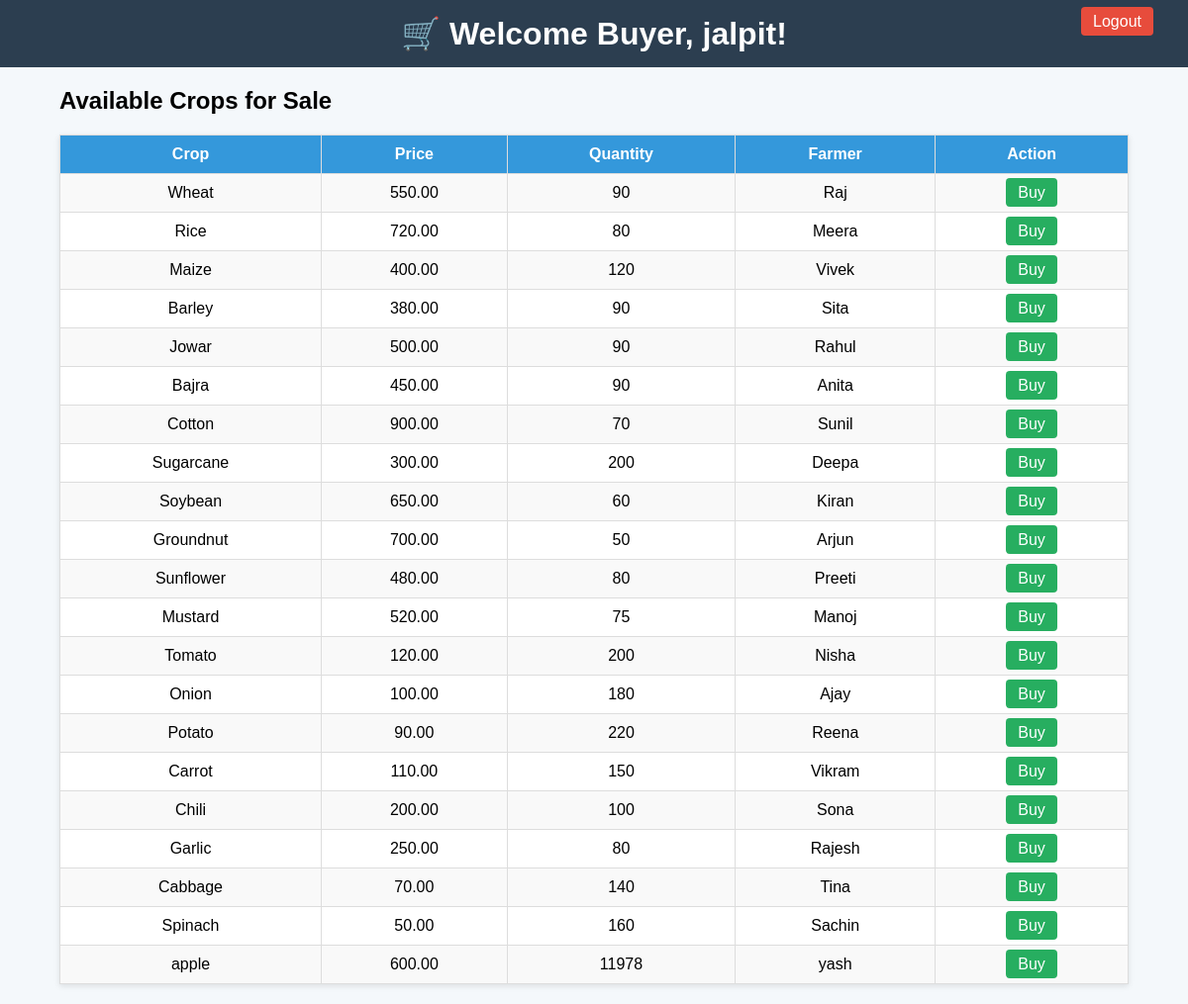
Page /buyer.php (signed in) on the committed database.
### tables this page shows
CREATE TABLE `crops` (
  `id` int(11) NOT NULL,
  `farmer_username` varchar(50) NOT NULL,
  `crop_name` varchar(100) NOT NULL,
  `price` decimal(10,2) NOT NULL,
  `quantity` int(11) NOT NULL,
  `status` enum('available','sold') DEFAULT 'available',
  `created_at` timestamp NOT NULL DEFAULT current_timestamp()
);

### buyer.php (the view, shortened to what this page needs)
<?php
include("db.php");
?>
<!DOCTYPE html>
<html lang="en">
<head>
</head>
<body>
<header>
  <h1>🛒 Welcome Buyer, <?php echo $_SESSION['username']; ?>!</h1>
  <div class="logout"><a href="logout.php">Logout</a></div>
</header>
<div class="container">
  <h2>Available Crops for Sale</h2>
  <table>
    <tr>
      <th>Crop</th>
      <th>Price</th>
      <th>Quantity</th>
      <th>Farmer</th>
      <th>Action</th>
    </tr>
    <?php
    $sql = "SELECT * FROM crops WHERE status='available'";
    $result = $conn->query($sql);
    if ($result->num_rows > 0) {
        while ($row = $result->fetch_assoc()) {
            echo "<tr>
                    <td>".$row['crop_name']."</td>
                    <td>".$row['price']."</td>
                    <td>".$row['quantity']."</td>
                    <td>".$row['farmer_username']."</td>
                    <td><a class='buy-btn' href='buy_crop.php?id=".$row['id']."'>Buy</a></td>
                  </tr>";
        }
    } else {
        echo "<tr><td colspan='5'>No crops available right now.</td></tr>";
    }
    ?>
  </table>
</div>
</body>
</html>

### buyer.php (style rules this page uses)
body { font-family: Arial, sans-serif; background: #f4f8fb; margin: 0; padding: 0; }
header { background: #2c3e50; color: white; padding: 15px; text-align: center; }
h1 { margin: 0; }
.container { width: 90%; margin: 20px auto; }
table { width: 100%; border-collapse: collapse; background: white; box-shadow: 0 2px 6px rgba(0,0,0,0.1); }
th, td { border: 1px solid #ddd; padding: 10px; text-align: center; }
th { background: #3498db; color: white; }
tr:nth-child(even) { background: #f9f9f9; }
a.buy-btn { padding: 6px 12px; background: #27ae60; color: white; text-decoration: none; border-radius: 4px; }
.logout { float: right; margin-top: -40px; margin-right: 20px; }
.logout a { background: #e74c3c; color: white; padding: 6px 12px; text-decoration: none; border-radius: 4px; }

### rows in the picture
crops: crop_name "Wheat", price "550.00", quantity "90", farmer_username "Raj"
crops: crop_name "Rice", price "720.00", quantity "80", farmer_username "Meera"
crops: crop_name "Maize", price "400.00", quantity "120", farmer_username "Vivek"
crops: crop_name "Barley", price "380.00", quantity "90", farmer_username "Sita"
crops: crop_name "Jowar", price "500.00", quantity "90", farmer_username "Rahul"
crops: crop_name "Bajra", price "450.00", quantity "90", farmer_username "Anita"
crops: crop_name "Cotton", price "900.00", quantity "70", farmer_username "Sunil"
crops: crop_name "Sugarcane", price "300.00", quantity "200", farmer_username "Deepa"
crops: crop_name "Soybean", price "650.00", quantity "60", farmer_username "Kiran"
crops: crop_name "Groundnut", price "700.00", quantity "50", farmer_username "Arjun"
crops: crop_name "Sunflower", price "480.00", quantity "80", farmer_username "Preeti"
crops: crop_name "Mustard", price "520.00", quantity "75", farmer_username "Manoj"
crops: crop_name "Tomato", price "120.00", quantity "200", farmer_username "Nisha"
crops: crop_name "Onion", price "100.00", quantity "180", farmer_username "Ajay"
crops: crop_name "Potato", price "90.00", quantity "220", farmer_username "Reena"
crops: crop_name "Carrot", price "110.00", quantity "150", farmer_username "Vikram"
crops: crop_name "Chili", price "200.00", quantity "100", farmer_username "Sona"
crops: crop_name "Garlic", price "250.00", quantity "80", farmer_username "Rajesh"
crops: crop_name "Cabbage", price "70.00", quantity "140", farmer_username "Tina"
crops: crop_name "Spinach", price "50.00", quantity "160", farmer_username "Sachin"
crops: crop_name "apple", price "600.00", quantity "11978", farmer_username "yash"

### other values in the picture
$_SESSION['username'] "jalpit"
